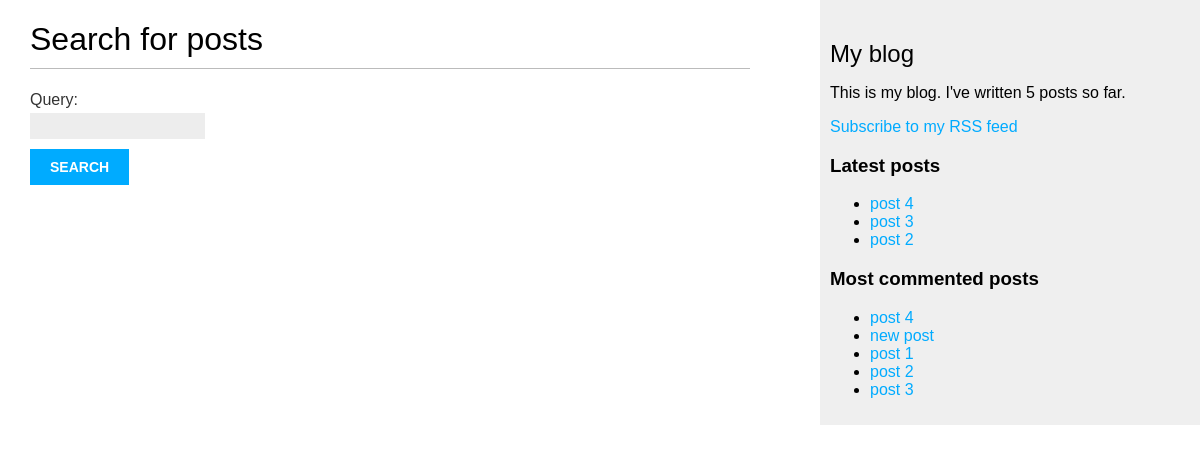
The app's page /blog/search/ with its own data.
### blog/models.py (models this page shows, shortened)
class Post(models.Model):
    class Status(models.TextChoices):
        DRAFT = 'DF', 'Draft'
        PUBLISHED = 'PB', 'Published'
    title = models.CharField(max_length=250)
    slug = models.SlugField(max_length=250, unique_for_date='publish')
    author = models.ForeignKey(User, on_delete=models.CASCADE, related_name='blog_posts')
    body = models.TextField()
    publish = models.DateTimeField(default=timezone.now)
    created = models.DateTimeField(auto_now_add=True)
    updated = models.DateTimeField(auto_now=True)
    status = models.CharField(max_length=2, choices=Status.choices, default=Status.DRAFT)
    tags = TaggableManager()
    objects = models.Manager()
    published = PublishedManager()
    class Meta:
        ordering = ['-publish']
        indexes = [
            models.Index(fields=['-publish'])
        ]
    def get_absolute_url(self):
        return reverse("blog:post_detail", args=[
            self.publish.year,
            self.publish.month,
            self.publish.day,
            self.slug,
        ])

### blog/views.py (the view, shortened to what this page needs)
# urls.py: path('search/', views.post_search, name='post_search'),
def post_search(request):
    form = SearchForm()
    query = None
    results = []
    context = {'form':form, 'query':query, 'results':results}
    return render(request, 'blog/post/search.html', context)

### blog/forms.py
class SearchForm(forms.Form):
    query = forms.CharField()

### blog/models.py (called while the page is built)
    def get_queryset(self):
        return super().get_queryset().filter(status=Post.Status.PUBLISHED)

### blog/templatetags/blog_tags.py (called while the page is built)
@register.simple_tag
def total_posts():
    return Post.published.count()

@register.inclusion_tag('blog/post/latest_posts.html')
def show_latest_posts(count=5):
    latest_posts = Post.published.order_by('-publish')[:count]
    return {'latest_posts':latest_posts}

@register.simple_tag
def get_most_commented_posts(count=5):
    return Post.published.annotate(total_comments=Count('comments')).order_by('-total_comments')[:count]

### blog/templates/blog/post/search.html (shortened to what this page needs)
{% extends "blog/base.html" %}
{% load blog_tags %}
{% block content %}
    {% if query %}
        <h1>Posts containing "{{ query }}"</h1>
        <h3>
            {% with results.count as total_results %}
                Found {{ total_results }} result{{ total_results|pluralize }}
            {% endwith %}
        </h3>
        {% for post in results %}
            <h4>
                <a href="{{ post.get_absolute_url }}">
                {{ post.title }}
                </a>
            </h4>
            {{ post.body|markdown|truncatewords_html:12 }}
        {% empty %}
            <p>There are no results for your query.</p>
        {% endfor %}
        <p>
            <a href="{% url "blog:post_search" %}">Search again</a>
        </p>
    {% else %}
        <h1>Search for posts</h1>
        <form method="get">
            {{ form.as_p }}
            <input type="submit" value="Search">
        </form>
    {% endif %}
{% endblock %}

### blog/templates/blog/base.html (shortened to what this page needs)
{% load blog_tags %}
{% load static %}
<!DOCTYPE html>
<html>
    <head>
        <link href="{% static "css/blog.css" %}" rel="stylesheet">
    </head>
    <body>
        <div id="content">
            {% block content %}
            {% endblock %}
        </div>
        <div id="sidebar">
            <h2>My blog</h2>
            <p>
                This is my blog.
                I've written {% total_posts %} posts so far.
            </p>
            <p>
                <a href="{% url "blog:post_feed" %}">
                    Subscribe to my RSS feed
                </a>
            </p>
            <h3>Latest posts</h3>
            {% show_latest_posts 3 %}
            <h3>Most commented posts</h3>
            {% get_most_commented_posts as most_commented_posts %}
            <ul>
                {% for post in most_commented_posts %}
                    <li>
                        <a href="{{ post.get_absolute_url }}">{{ post.title }}</a>
                    </li>
                {% endfor %}
            </ul>
        </div>
    </body>
</html>

### blog/templates/blog/post/latest_posts.html
<ul>
    {% for post in latest_posts %}
    <li>
        <a href="{{ post.get_absolute_url }}">{{ post.title }}</a>
    </li>
    {% endfor %}
</ul>

### blog/static/css/blog.css (style rules this page uses)
body { margin:0; padding:0; font-family:helvetica, sans-serif; }
a { color:#00abff; text-decoration:none; }
h1 { font-weight:normal; border-bottom:1px solid #bbb; padding:0 0 10px 0; }
h2 { font-weight:normal; margin:30px 0 0; }
#content { float:left; width:60%; padding:0 0 0 30px; }
#sidebar { float:right; width:30%; padding:10px; background:#efefef; height:100%; }
label { float:left; clear:both; color:#333; margin-bottom:4px; }
input, textarea { clear:both; float:left; margin:0 0 10px; background:#ededed; border:0; padding:6px 10px; font-size:12px; }
input[type=submit] { font-weight:bold; background:#00abff; color:#fff; padding:10px 20px; font-size:14px; text-transform:uppercase; }

### records on screen
Post: title "post 4"
Post: title "post 3"
Post: title "post 2"
Post: title "new post"
Post: title "post 1"
